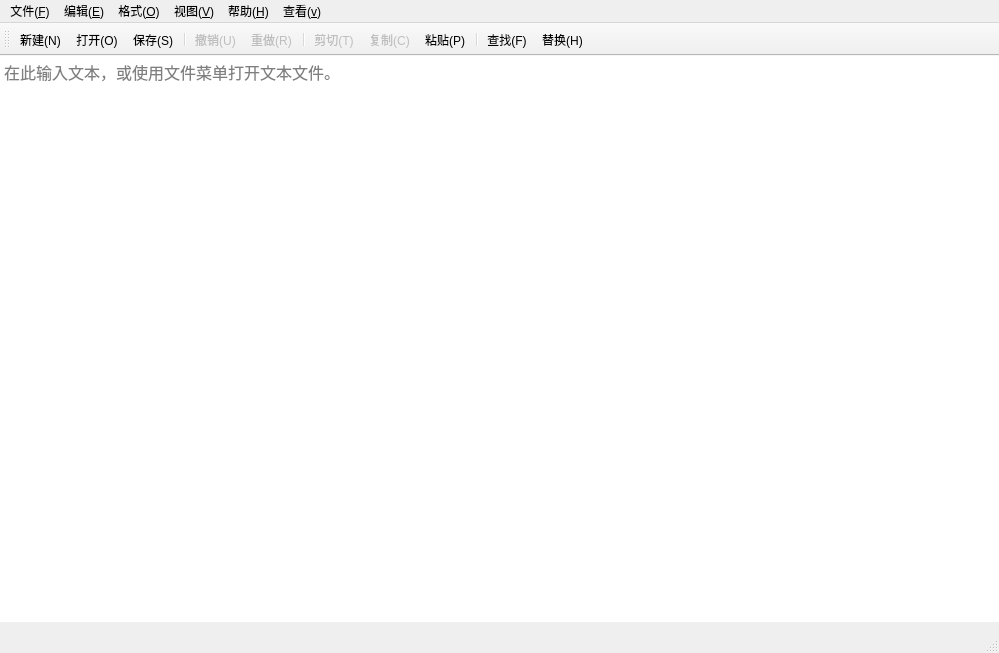
<?xml version="1.0" encoding="UTF-8"?>
<ui version="4.0">
 <class>MainWindow</class>
 <widget class="QMainWindow" name="MainWindow">
  <property name="geometry">
   <rect>
    <x>0</x>
    <y>0</y>
    <width>999</width>
    <height>653</height>
   </rect>
  </property>
  <property name="windowTitle">
   <string>未命名[*] - 简单文本编辑器</string>
  </property>
  <widget class="QWidget" name="centralwidget">
   <layout class="QVBoxLayout" name="verticalLayout">
    <property name="spacing">
     <number>0</number>
    </property>
    <property name="leftMargin">
     <number>0</number>
    </property>
    <property name="topMargin">
     <number>0</number>
    </property>
    <property name="rightMargin">
     <number>0</number>
    </property>
    <item>
     <widget class="QPlainTextEdit" name="plainTextEdit">
      <property name="font">
       <font>
        <family>Consolas</family>
        <pointsize>12</pointsize>
       </font>
      </property>
      <property name="frameShape">
       <enum>QFrame::Shape::NoFrame</enum>
      </property>
      <property name="lineWrapMode">
       <enum>QPlainTextEdit::LineWrapMode::WidgetWidth</enum>
      </property>
      <property name="placeholderText">
       <string>在此输入文本，或使用文件菜单打开文本文件。</string>
      </property>
     </widget>
    </item>
   </layout>
  </widget>
  <widget class="QMenuBar" name="menubar">
   <property name="geometry">
    <rect>
     <x>0</x>
     <y>0</y>
     <width>999</width>
     <height>13</height>
    </rect>
   </property>
   <widget class="QMenu" name="menuFile">
    <property name="title">
     <string>文件(&amp;F)</string>
    </property>
    <addaction name="actionNew"/>
    <addaction name="actionOpen"/>
    <addaction name="separator"/>
    <addaction name="actionSave"/>
    <addaction name="actionSaveAs"/>
    <addaction name="separator"/>
    <addaction name="actionClose"/>
    <addaction name="actionExit"/>
   </widget>
   <widget class="QMenu" name="menuEdit">
    <property name="title">
     <string>编辑(&amp;E)</string>
    </property>
    <addaction name="actionUndo"/>
    <addaction name="actionRedo"/>
    <addaction name="separator"/>
    <addaction name="actionCut"/>
    <addaction name="actionCopy"/>
    <addaction name="actionPaste"/>
    <addaction name="actionSelectAll"/>
    <addaction name="separator"/>
    <addaction name="actionFind"/>
    <addaction name="actionFindNext"/>
    <addaction name="actionReplace"/>
   </widget>
   <widget class="QMenu" name="menuFormat">
    <property name="title">
     <string>格式(&amp;O)</string>
    </property>
    <addaction name="actionFont"/>
    <addaction name="actionTextColor"/>
    <addaction name="actionBackgroundColor"/>
    <addaction name="separator"/>
    <addaction name="actionWordWrap"/>
   </widget>
   <widget class="QMenu" name="menuView">
    <property name="title">
     <string>视图(&amp;V)</string>
    </property>
    <addaction name="actionShowToolbar"/>
    <addaction name="actionShowStatusbar"/>
    <addaction name="actionLineNumbers"/>
   </widget>
   <widget class="QMenu" name="menuHelp">
    <property name="title">
     <string>帮助(&amp;H)</string>
    </property>
    <addaction name="actionAbout"/>
   </widget>
   <widget class="QMenu" name="menu_v">
    <property name="title">
     <string>查看(&amp;v)</string>
    </property>
    <addaction name="tool"/>
   </widget>
   <addaction name="menuFile"/>
   <addaction name="menuEdit"/>
   <addaction name="menuFormat"/>
   <addaction name="menuView"/>
   <addaction name="menuHelp"/>
   <addaction name="menu_v"/>
  </widget>
  <widget class="QStatusBar" name="statusbar">
   <property name="sizePolicy">
    <sizepolicy hsizetype="Preferred" vsizetype="Minimum">
     <horstretch>0</horstretch>
     <verstretch>0</verstretch>
    </sizepolicy>
   </property>
   <property name="maximumSize">
    <size>
     <width>16777215</width>
     <height>26</height>
    </size>
   </property>
  </widget>
  <widget class="QToolBar" name="mainToolBar">
   <property name="windowTitle">
    <string>常用工具栏</string>
   </property>
   <property name="toolButtonStyle">
    <enum>Qt::ToolButtonStyle::ToolButtonTextBesideIcon</enum>
   </property>
   <attribute name="toolBarArea">
    <enum>TopToolBarArea</enum>
   </attribute>
   <attribute name="toolBarBreak">
    <bool>false</bool>
   </attribute>
   <addaction name="actionNew"/>
   <addaction name="actionOpen"/>
   <addaction name="actionSave"/>
   <addaction name="separator"/>
   <addaction name="actionUndo"/>
   <addaction name="actionRedo"/>
   <addaction name="separator"/>
   <addaction name="actionCut"/>
   <addaction name="actionCopy"/>
   <addaction name="actionPaste"/>
   <addaction name="separator"/>
   <addaction name="actionFind"/>
   <addaction name="actionReplace"/>
  </widget>
  <action name="actionNew">
   <property name="checkable">
    <bool>false</bool>
   </property>
   <property name="icon">
    <iconset resource="action_icons.qrc">
     <normaloff>:/action-icons/New.png</normaloff>:/action-icons/New.png</iconset>
   </property>
   <property name="text">
    <string>新建(&amp;N)</string>
   </property>
   <property name="shortcut">
    <string>Ctrl+N</string>
   </property>
  </action>
  <action name="actionOpen">
   <property name="icon">
    <iconset resource="action_icons.qrc">
     <normaloff>:/action-icons/Open.png</normaloff>:/action-icons/Open.png</iconset>
   </property>
   <property name="text">
    <string>打开(&amp;O)...</string>
   </property>
   <property name="shortcut">
    <string>Ctrl+O</string>
   </property>
  </action>
  <action name="actionSave">
   <property name="icon">
    <iconset resource="action_icons.qrc">
     <normaloff>:/action-icons/Save.png</normaloff>:/action-icons/Save.png</iconset>
   </property>
   <property name="text">
    <string>保存(&amp;S)</string>
   </property>
   <property name="shortcut">
    <string>Ctrl+S</string>
   </property>
  </action>
  <action name="actionSaveAs">
   <property name="icon">
    <iconset resource="action_icons.qrc">
     <normaloff>:/action-icons/SaveAs.png</normaloff>:/action-icons/SaveAs.png</iconset>
   </property>
   <property name="text">
    <string>另存为(&amp;A)...</string>
   </property>
   <property name="shortcut">
    <string>Ctrl+Shift+S</string>
   </property>
  </action>
  <action name="actionClose">
   <property name="icon">
    <iconset resource="action_icons.qrc">
     <normaloff>:/action-icons/Close.png</normaloff>:/action-icons/Close.png</iconset>
   </property>
   <property name="text">
    <string>关闭窗口(&amp;W)</string>
   </property>
   <property name="shortcut">
    <string>Ctrl+W</string>
   </property>
  </action>
  <action name="actionExit">
   <property name="icon">
    <iconset resource="action_icons.qrc">
     <normaloff>:/action-icons/Exit.png</normaloff>:/action-icons/Exit.png</iconset>
   </property>
   <property name="text">
    <string>退出(&amp;X)</string>
   </property>
   <property name="shortcut">
    <string>Ctrl+Q</string>
   </property>
  </action>
  <action name="actionUndo">
   <property name="enabled">
    <bool>false</bool>
   </property>
   <property name="icon">
    <iconset resource="action_icons.qrc">
     <normaloff>:/action-icons/Undo.png</normaloff>:/action-icons/Undo.png</iconset>
   </property>
   <property name="text">
    <string>撤销(&amp;U)</string>
   </property>
   <property name="shortcut">
    <string>Ctrl+Z</string>
   </property>
  </action>
  <action name="actionRedo">
   <property name="enabled">
    <bool>false</bool>
   </property>
   <property name="icon">
    <iconset resource="action_icons.qrc">
     <normaloff>:/action-icons/Redo.png</normaloff>:/action-icons/Redo.png</iconset>
   </property>
   <property name="text">
    <string>重做(&amp;R)</string>
   </property>
   <property name="shortcut">
    <string>Ctrl+Shift+Z</string>
   </property>
  </action>
  <action name="actionCut">
   <property name="enabled">
    <bool>false</bool>
   </property>
   <property name="icon">
    <iconset resource="action_icons.qrc">
     <normaloff>:/action-icons/Cut.png</normaloff>:/action-icons/Cut.png</iconset>
   </property>
   <property name="text">
    <string>剪切(&amp;T)</string>
   </property>
   <property name="shortcut">
    <string>Ctrl+X</string>
   </property>
  </action>
  <action name="actionCopy">
   <property name="enabled">
    <bool>false</bool>
   </property>
   <property name="icon">
    <iconset resource="action_icons.qrc">
     <normaloff>:/action-icons/Copy.png</normaloff>:/action-icons/Copy.png</iconset>
   </property>
   <property name="text">
    <string>复制(&amp;C)</string>
   </property>
   <property name="shortcut">
    <string>Ctrl+C</string>
   </property>
  </action>
  <action name="actionPaste">
   <property name="icon">
    <iconset resource="action_icons.qrc">
     <normaloff>:/action-icons/Paste.png</normaloff>:/action-icons/Paste.png</iconset>
   </property>
   <property name="text">
    <string>粘贴(&amp;P)</string>
   </property>
   <property name="shortcut">
    <string>Ctrl+V</string>
   </property>
  </action>
  <action name="actionSelectAll">
   <property name="icon">
    <iconset resource="action_icons.qrc">
     <normaloff>:/action-icons/SelectAll.png</normaloff>:/action-icons/SelectAll.png</iconset>
   </property>
   <property name="text">
    <string>全选(&amp;A)</string>
   </property>
   <property name="shortcut">
    <string>Ctrl+A</string>
   </property>
  </action>
  <action name="actionFind">
   <property name="icon">
    <iconset resource="action_icons.qrc">
     <normaloff>:/action-icons/Find.png</normaloff>:/action-icons/Find.png</iconset>
   </property>
   <property name="text">
    <string>查找(&amp;F)...</string>
   </property>
   <property name="shortcut">
    <string>Ctrl+F</string>
   </property>
  </action>
  <action name="actionFindNext">
   <property name="icon">
    <iconset resource="action_icons.qrc">
     <normaloff>:/action-icons/FindNext.png</normaloff>:/action-icons/FindNext.png</iconset>
   </property>
   <property name="text">
    <string>查找下一个(&amp;N)</string>
   </property>
   <property name="shortcut">
    <string>F3</string>
   </property>
  </action>
  <action name="actionReplace">
   <property name="icon">
    <iconset resource="action_icons.qrc">
     <normaloff>:/action-icons/Replace.png</normaloff>:/action-icons/Replace.png</iconset>
   </property>
   <property name="text">
    <string>替换(&amp;H)...</string>
   </property>
   <property name="shortcut">
    <string>Ctrl+H</string>
   </property>
  </action>
  <action name="actionFont">
   <property name="icon">
    <iconset resource="action_icons.qrc">
     <normaloff>:/action-icons/Font.png</normaloff>:/action-icons/Font.png</iconset>
   </property>
   <property name="text">
    <string>字体与字号(&amp;F)...</string>
   </property>
  </action>
  <action name="actionTextColor">
   <property name="icon">
    <iconset resource="action_icons.qrc">
     <normaloff>:/action-icons/TextColor.png</normaloff>:/action-icons/TextColor.png</iconset>
   </property>
   <property name="text">
    <string>字体颜色(&amp;C)...</string>
   </property>
  </action>
  <action name="actionBackgroundColor">
   <property name="icon">
    <iconset resource="action_icons.qrc">
     <normaloff>:/action-icons/BackgroundColor.png</normaloff>:/action-icons/BackgroundColor.png</iconset>
   </property>
   <property name="text">
    <string>编辑器背景色(&amp;B)...</string>
   </property>
  </action>
  <action name="actionWordWrap">
   <property name="checkable">
    <bool>true</bool>
   </property>
   <property name="checked">
    <bool>true</bool>
   </property>
   <property name="icon">
    <iconset resource="action_icons.qrc">
     <normaloff>:/action-icons/WordWrap.png</normaloff>:/action-icons/WordWrap.png</iconset>
   </property>
   <property name="text">
    <string>自动换行(&amp;W)</string>
   </property>
  </action>
  <action name="actionShowToolbar">
   <property name="checkable">
    <bool>true</bool>
   </property>
   <property name="checked">
    <bool>true</bool>
   </property>
   <property name="icon">
    <iconset resource="action_icons.qrc">
     <normaloff>:/action-icons/ShowToolbar.png</normaloff>:/action-icons/ShowToolbar.png</iconset>
   </property>
   <property name="text">
    <string>显示工具栏(&amp;T)</string>
   </property>
  </action>
  <action name="actionShowStatusbar">
   <property name="checkable">
    <bool>true</bool>
   </property>
   <property name="checked">
    <bool>true</bool>
   </property>
   <property name="icon">
    <iconset resource="action_icons.qrc">
     <normaloff>:/action-icons/ShowStatusbar.png</normaloff>:/action-icons/ShowStatusbar.png</iconset>
   </property>
   <property name="text">
    <string>显示状态栏(&amp;S)</string>
   </property>
  </action>
  <action name="actionLineNumbers">
   <property name="checkable">
    <bool>true</bool>
   </property>
   <property name="icon">
    <iconset resource="action_icons.qrc">
     <normaloff>:/action-icons/LineNumbers.png</normaloff>:/action-icons/LineNumbers.png</iconset>
   </property>
   <property name="text">
    <string>显示行号(&amp;L)</string>
   </property>
  </action>
  <action name="actionAbout">
   <property name="icon">
    <iconset resource="action_icons.qrc">
     <normaloff>:/action-icons/About.png</normaloff>:/action-icons/About.png</iconset>
   </property>
   <property name="text">
    <string>关于(&amp;A)...</string>
   </property>
  </action>
  <action name="Action">
   <property name="text">
    <string>阿斯顿</string>
   </property>
   <property name="menuRole">
    <enum>QAction::MenuRole::NoRole</enum>
   </property>
  </action>
  <action name="tool">
   <property name="icon">
    <iconset resource="dialog_assets.qrc">
     <normaloff>:/dialogs/about.jpg</normaloff>:/dialogs/about.jpg</iconset>
   </property>
   <property name="text">
    <string>工具栏(&amp;T)</string>
   </property>
   <property name="menuRole">
    <enum>QAction::MenuRole::NoRole</enum>
   </property>
  </action>
 </widget>
 <resources>
  <include location="action_icons.qrc"/>
  <include location="dialog_assets.qrc"/>
 </resources>
 <connections/>
</ui>
